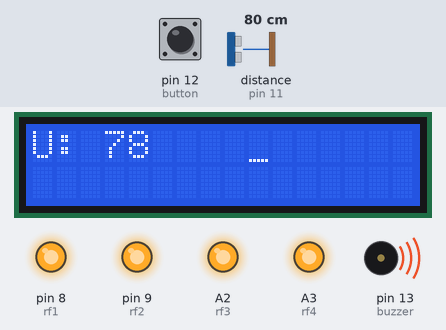
The sketch below on a simulated Arduino Uno, built with avr-gcc and run on an emulated ATmega328P. Parts: 16×2 character LCD, output pins drawn as LEDs (lit = HIGH), buzzer (waves = sounding, pin HIGH). Wiring (inferred from the names in the program): ultrasonic range finder: trigger pin 10; echo pin 11. The inputs (shaded band) are chosen by the test bench; at power-on: distance to the obstacle (sensor on pin 11) 80 cm, pin 12 (button) HIGH. The echo pulse lasts 58.3 µs per cm; pins used as bus, display or sensor lines are not drawn.

Above: at 3.2 s.
3.3 s: distance to the obstacle (sensor on pin 11) set to 12 cm
At 4.3 s:
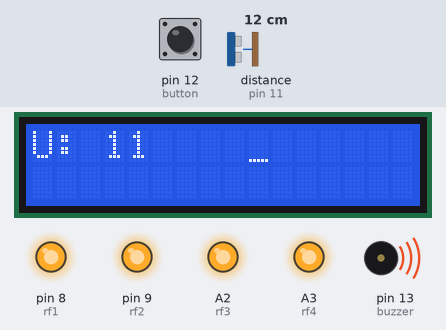
4.8 s: distance to the obstacle (sensor on pin 11) set to 9 cm
At 5.4 s:
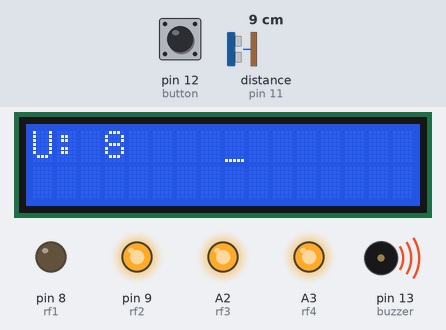
6.3 s: pin 12 (button) pulled LOW for 0.15 s
At 6.9 s:
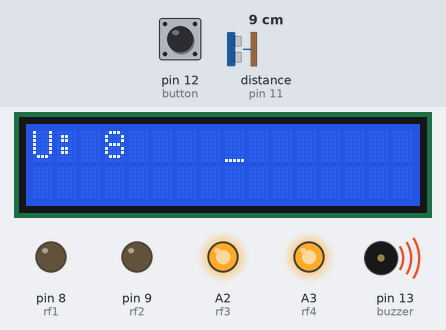
7.9 s: distance to the obstacle (sensor on pin 11) set to 2 cm
At 8.6 s:
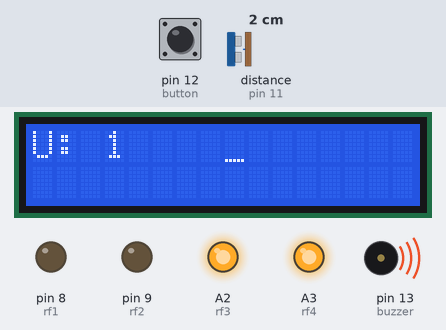
Timing chart, 0 to 10.5 s (numbered marks = the images above; inputs shaded):
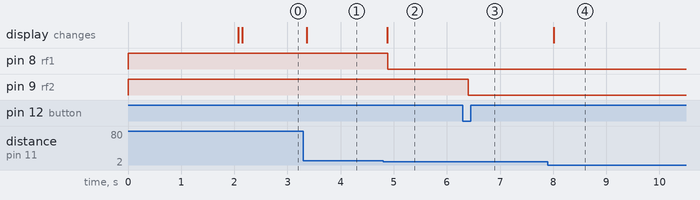

The sketch:

TX-project.ino_.ino
```cpp
#include <LiquidCrystal.h>
#include <stdio.h>

#include <SoftwareSerial.h>
SoftwareSerial mySerial(A4, A5);

LiquidCrystal lcd(6, 7, 5, 4, 3, 2);
// defines pins numbers


const int trigPin = 10;
const int echoPin = 11;
int button = 12;

int rf1 = 8;
int rf2 = 9;
int rf3 = A2;
int rf4 = A3;

int buzzer = 13;


int rtr1=0;
int dist1=0,dist2=0,dist3,sts1=0,sts2=0;
long duration;
int distanceCm, distanceInch;

 unsigned char rcv,count,gchr='x',gchr1='x',robos='s';

 char pastnumber[10];
 char gpsval[50];
// char dataread[100] = "";
// char lt[15],ln[15];


int i=0,k=0;
int  gps_status=0;
float latitude=0;
float logitude=0;
String Speed="";
String gpsString="";
char *test="$GPRMC";


int hbtc=0,hbtc1=0,rtrl=0;

unsigned char gv=0,msg1[10],msg2[11];
 float lati=0,longi=0;
unsigned int lati1=0,longi1=0;
unsigned char flat[5],flong[5];
unsigned char finallat[8],finallong[9];


 int ii=0;

float tempc=0,weight=0;
float vout=0;


String inputString = "";         // a string to hold incoming data
boolean stringComplete = false;  // whether the string is complete


unsigned int ultra_dist()
{int ud=0;
   digitalWrite(trigPin, LOW);
   delayMicroseconds(2);
   digitalWrite(trigPin, HIGH);
   delayMicroseconds(10);
   digitalWrite(trigPin, LOW);
   duration = pulseIn(echoPin, HIGH);
   distanceCm= duration*0.034/2;
   ud = distanceCm;
   return ud;
}


void setup()
{
 mySerial.begin(9600);

    pinMode(trigPin, OUTPUT); // Sets the trigPin as an Output
    pinMode(echoPin, INPUT); // Sets the echoPin as an Input
    pinMode(button, INPUT_PULLUP);
    pinMode(rf1, OUTPUT);pinMode(rf2, OUTPUT);pinMode(rf3, OUTPUT);pinMode(rf4, OUTPUT);
    pinMode(buzzer, OUTPUT);

    digitalWrite(buzzer, HIGH);
    digitalWrite(rf1, HIGH);digitalWrite(rf2, HIGH);digitalWrite(rf3, HIGH);digitalWrite(rf4, HIGH);

  lcd.begin(16, 2);lcd.cursor();
  lcd.print(" Design Haptic");
  lcd.setCursor(0,1);
  lcd.print("Disabled Individual");
    delay(2000);

   lcd.clear();
   lcd.setCursor(0,0);
   lcd.print("U:");//3-4-5-6-7,0

}

int dista=0;

void loop()
{
  dista=0;
  dist1=0;
  dist2=0;

for(rtr1=0;rtr1<5;rtr1++)
   {
    dista = ultra_dist();
    dist1 = (dist1 + dista);
      delay(10);
   }

 dist1 = (dist1/5);
 lcd.setCursor(3,0);lcd.print(dist1);lcd.print("    ");delay(10);

 if(dist1 < 10)
   {
    digitalWrite(rf1, LOW);
   }
 if(digitalRead(button) == LOW)
   {
    digitalWrite(rf2, LOW);
   }
 if(dist1 > 10 && digitalRead(button) == HIGH)
   {
    digitalWrite(rf1, HIGH);digitalWrite(rf2, HIGH);
   }

   delay(50);
}
```

Measured:
- the behaviour switches between 11 and 10 cm on distance to the obstacle (sensor on pin 11) (found by bisection; images 1 and 2)
- after the input at 3.3 s, the display: changes after 0.06 s (image 1)
- after the input at 4.8 s, pin 8 (rf1): HIGH → LOW after 0.09 s; the display: changes after 0.08 s (image 2)
- after the input at 6.3 s, pin 9 (rf2): HIGH → LOW after 0.10 s
- after the input at 7.9 s, the display: changes after 0.11 s (image 4)
